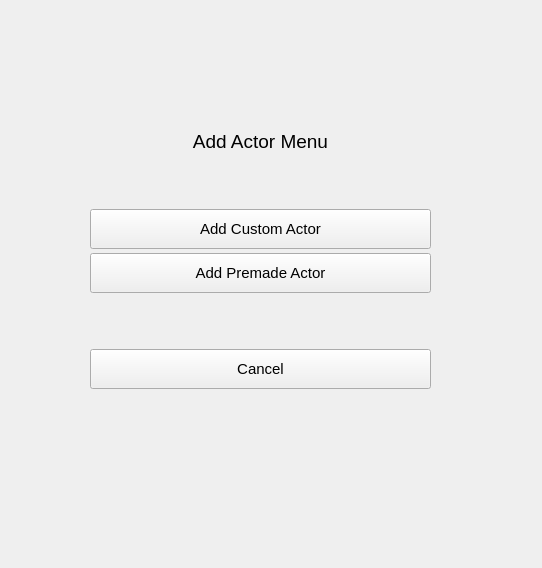
<?xml version="1.0" encoding="UTF-8"?>
<ui version="4.0">
 <class>AddActorForm</class>
 <widget class="QWidget" name="AddActorForm">
  <property name="geometry">
   <rect>
    <x>0</x>
    <y>0</y>
    <width>542</width>
    <height>568</height>
   </rect>
  </property>
  <property name="font">
   <font>
    <pointsize>11</pointsize>
   </font>
  </property>
  <property name="windowTitle">
   <string>Form</string>
  </property>
  <widget class="QStackedWidget" name="stackedWidget">
   <property name="geometry">
    <rect>
     <x>30</x>
     <y>30</y>
     <width>481</width>
     <height>511</height>
    </rect>
   </property>
   <property name="currentIndex">
    <number>0</number>
   </property>
   <widget class="QWidget" name="selectAddType_page">
    <widget class="QWidget" name="verticalLayoutWidget_2">
     <property name="geometry">
      <rect>
       <x>60</x>
       <y>90</y>
       <width>341</width>
       <height>281</height>
      </rect>
     </property>
     <layout class="QVBoxLayout" name="verticalLayout_2">
      <property name="spacing">
       <number>46</number>
      </property>
      <item>
       <widget class="QLabel" name="addActorMenu_label">
        <property name="sizePolicy">
         <sizepolicy hsizetype="Preferred" vsizetype="Fixed">
          <horstretch>0</horstretch>
          <verstretch>0</verstretch>
         </sizepolicy>
        </property>
        <property name="font">
         <font>
          <pointsize>14</pointsize>
         </font>
        </property>
        <property name="text">
         <string>Add Actor Menu</string>
        </property>
        <property name="alignment">
         <set>Qt::AlignCenter</set>
        </property>
       </widget>
      </item>
      <item>
       <layout class="QVBoxLayout" name="verticalLayout">
        <property name="spacing">
         <number>4</number>
        </property>
        <item>
         <widget class="QPushButton" name="addCustomActor_pushButton">
          <property name="minimumSize">
           <size>
            <width>0</width>
            <height>40</height>
           </size>
          </property>
          <property name="text">
           <string>Add Custom Actor</string>
          </property>
         </widget>
        </item>
        <item>
         <widget class="QPushButton" name="addPremadeActor_pushButton">
          <property name="minimumSize">
           <size>
            <width>0</width>
            <height>40</height>
           </size>
          </property>
          <property name="text">
           <string>Add Premade Actor</string>
          </property>
         </widget>
        </item>
       </layout>
      </item>
      <item>
       <widget class="QPushButton" name="cancelAddActorMenu_pushButton">
        <property name="minimumSize">
         <size>
          <width>0</width>
          <height>40</height>
         </size>
        </property>
        <property name="text">
         <string>Cancel</string>
        </property>
       </widget>
      </item>
     </layout>
    </widget>
   </widget>
   <widget class="QWidget" name="customAdd_page">
    <widget class="QWidget" name="verticalLayoutWidget">
     <property name="geometry">
      <rect>
       <x>30</x>
       <y>30</y>
       <width>421</width>
       <height>455</height>
      </rect>
     </property>
     <layout class="QVBoxLayout" name="verticalLayout_3">
      <property name="spacing">
       <number>10</number>
      </property>
      <item>
       <widget class="QLabel" name="addCustomTitle_label">
        <property name="font">
         <font>
          <pointsize>16</pointsize>
         </font>
        </property>
        <property name="text">
         <string>Add Custom Actor</string>
        </property>
        <property name="alignment">
         <set>Qt::AlignCenter</set>
        </property>
       </widget>
      </item>
      <item>
       <layout class="QFormLayout" name="formLayout_2">
        <property name="horizontalSpacing">
         <number>17</number>
        </property>
        <property name="verticalSpacing">
         <number>15</number>
        </property>
        <item row="0" column="0">
         <widget class="QLabel" name="name_addActor_label">
          <property name="text">
           <string>Name: </string>
          </property>
         </widget>
        </item>
        <item row="0" column="1">
         <widget class="QLineEdit" name="name_lineEdit">
          <property name="placeholderText">
           <string>Enter Actor Name...</string>
          </property>
          <property name="clearButtonEnabled">
           <bool>true</bool>
          </property>
         </widget>
        </item>
        <item row="1" column="0">
         <widget class="QLabel" name="maxHP_addActor_label">
          <property name="text">
           <string>Max HP:</string>
          </property>
         </widget>
        </item>
        <item row="1" column="1">
         <widget class="QSpinBox" name="maxHP_spinBox"/>
        </item>
        <item row="2" column="0">
         <widget class="QLabel" name="ac_addActor_label">
          <property name="text">
           <string>Armor Class:</string>
          </property>
         </widget>
        </item>
        <item row="2" column="1">
         <widget class="QSpinBox" name="ac_spinBox"/>
        </item>
        <item row="3" column="0">
         <widget class="QLabel" name="dc_addActor_label">
          <property name="text">
           <string>Spell Save DC: </string>
          </property>
         </widget>
        </item>
        <item row="3" column="1">
         <widget class="QSpinBox" name="dc_spinBox"/>
        </item>
        <item row="4" column="0">
         <widget class="QLabel" name="actorType_addActor_label">
          <property name="text">
           <string>Actor Type:</string>
          </property>
         </widget>
        </item>
        <item row="4" column="1">
         <widget class="QComboBox" name="selectActorType_comboBox">
          <item>
           <property name="text">
            <string>Party Member</string>
           </property>
          </item>
          <item>
           <property name="text">
            <string>Companion</string>
           </property>
          </item>
          <item>
           <property name="text">
            <string>Creature</string>
           </property>
          </item>
          <item>
           <property name="text">
            <string>Effect</string>
           </property>
          </item>
         </widget>
        </item>
        <item row="5" column="0">
         <widget class="QLabel" name="scenario_addActor_label">
          <property name="text">
           <string>Scenario:</string>
          </property>
         </widget>
        </item>
        <item row="5" column="1">
         <widget class="QComboBox" name="selectScenario_comboBox">
          <item>
           <property name="text">
            <string>Add Scenario</string>
           </property>
          </item>
         </widget>
        </item>
        <item row="6" column="0">
         <widget class="QLabel" name="notes_label">
          <property name="text">
           <string>Notes:</string>
          </property>
         </widget>
        </item>
        <item row="6" column="1">
         <widget class="QTextEdit" name="notes_textEdit">
          <property name="placeholderText">
           <string>Type Actor Notes...</string>
          </property>
         </widget>
        </item>
        <item row="7" column="0">
         <widget class="QLabel" name="init_label">
          <property name="text">
           <string>Initiative:</string>
          </property>
         </widget>
        </item>
        <item row="7" column="1">
         <widget class="QSpinBox" name="init_spinBox">
          <property name="minimum">
           <number>1</number>
          </property>
          <property name="maximum">
           <number>20</number>
          </property>
         </widget>
        </item>
       </layout>
      </item>
      <item>
       <spacer name="verticalSpacer_2">
        <property name="orientation">
         <enum>Qt::Vertical</enum>
        </property>
        <property name="sizeHint" stdset="0">
         <size>
          <width>20</width>
          <height>40</height>
         </size>
        </property>
       </spacer>
      </item>
      <item>
       <layout class="QHBoxLayout" name="horizontalLayout">
        <property name="leftMargin">
         <number>10</number>
        </property>
        <property name="rightMargin">
         <number>10</number>
        </property>
        <item>
         <widget class="QPushButton" name="ok_addActor_pushButton">
          <property name="minimumSize">
           <size>
            <width>0</width>
            <height>30</height>
           </size>
          </property>
          <property name="text">
           <string>Ok</string>
          </property>
         </widget>
        </item>
        <item>
         <spacer name="horizontalSpacer">
          <property name="orientation">
           <enum>Qt::Horizontal</enum>
          </property>
          <property name="sizeHint" stdset="0">
           <size>
            <width>40</width>
            <height>20</height>
           </size>
          </property>
         </spacer>
        </item>
        <item>
         <widget class="QPushButton" name="back_addActor_pushButton">
          <property name="minimumSize">
           <size>
            <width>0</width>
            <height>30</height>
           </size>
          </property>
          <property name="text">
           <string>Back</string>
          </property>
         </widget>
        </item>
       </layout>
      </item>
     </layout>
    </widget>
   </widget>
   <widget class="QWidget" name="premadeAdd_page">
    <widget class="QWidget" name="verticalLayoutWidget_3">
     <property name="geometry">
      <rect>
       <x>30</x>
       <y>20</y>
       <width>421</width>
       <height>449</height>
      </rect>
     </property>
     <layout class="QVBoxLayout" name="verticalLayout_4">
      <item>
       <widget class="QLabel" name="addPremadeTitle_label">
        <property name="sizePolicy">
         <sizepolicy hsizetype="Preferred" vsizetype="Fixed">
          <horstretch>0</horstretch>
          <verstretch>0</verstretch>
         </sizepolicy>
        </property>
        <property name="minimumSize">
         <size>
          <width>0</width>
          <height>36</height>
         </size>
        </property>
        <property name="baseSize">
         <size>
          <width>0</width>
          <height>17</height>
         </size>
        </property>
        <property name="font">
         <font>
          <pointsize>14</pointsize>
         </font>
        </property>
        <property name="text">
         <string>Add Premade Actor</string>
        </property>
        <property name="alignment">
         <set>Qt::AlignCenter</set>
        </property>
       </widget>
      </item>
      <item>
       <layout class="QFormLayout" name="formLayout">
        <property name="horizontalSpacing">
         <number>17</number>
        </property>
        <property name="verticalSpacing">
         <number>8</number>
        </property>
        <item row="0" column="0">
         <widget class="QLabel" name="scenario_premade_label">
          <property name="text">
           <string>Scenario:</string>
          </property>
          <property name="buddy">
           <cstring>scenario_premade_comboBox</cstring>
          </property>
         </widget>
        </item>
        <item row="0" column="1">
         <widget class="QComboBox" name="scenario_premade_comboBox"/>
        </item>
        <item row="1" column="0">
         <widget class="QLabel" name="name_premade_label">
          <property name="text">
           <string>Actor:</string>
          </property>
          <property name="buddy">
           <cstring>name_premade_comboBox</cstring>
          </property>
         </widget>
        </item>
        <item row="1" column="1">
         <widget class="QComboBox" name="name_premade_comboBox"/>
        </item>
        <item row="5" column="1">
         <widget class="QTextBrowser" name="notes_textBrowser">
          <property name="documentTitle">
           <string>Notes</string>
          </property>
         </widget>
        </item>
        <item row="5" column="0">
         <widget class="QLabel" name="notes_premade_label">
          <property name="text">
           <string>Notes:</string>
          </property>
          <property name="buddy">
           <cstring>notes_textBrowser</cstring>
          </property>
         </widget>
        </item>
        <item row="2" column="1">
         <widget class="QLineEdit" name="maxHP_premade_lineEdit">
          <property name="readOnly">
           <bool>true</bool>
          </property>
         </widget>
        </item>
        <item row="2" column="0">
         <widget class="QLabel" name="maxHP_premade_label">
          <property name="text">
           <string>Max HP:</string>
          </property>
          <property name="buddy">
           <cstring>maxHP_premade_lineEdit</cstring>
          </property>
         </widget>
        </item>
        <item row="3" column="0">
         <widget class="QLabel" name="ac_premade_label">
          <property name="text">
           <string>AC:</string>
          </property>
          <property name="buddy">
           <cstring>ac_premade_lineEdit</cstring>
          </property>
         </widget>
        </item>
        <item row="3" column="1">
         <widget class="QLineEdit" name="ac_premade_lineEdit">
          <property name="readOnly">
           <bool>true</bool>
          </property>
         </widget>
        </item>
        <item row="4" column="0">
         <widget class="QLabel" name="dc_premade_label">
          <property name="text">
           <string>DC:</string>
          </property>
          <property name="buddy">
           <cstring>dc_premade_lineEdit</cstring>
          </property>
         </widget>
        </item>
        <item row="4" column="1">
         <widget class="QLineEdit" name="dc_premade_lineEdit">
          <property name="readOnly">
           <bool>true</bool>
          </property>
         </widget>
        </item>
       </layout>
      </item>
      <item>
       <layout class="QGridLayout" name="gridLayout">
        <item row="1" column="0">
         <widget class="QSpinBox" name="init_premade_spinBox">
          <property name="minimum">
           <number>1</number>
          </property>
          <property name="maximum">
           <number>20</number>
          </property>
         </widget>
        </item>
        <item row="1" column="2">
         <widget class="QSpinBox" name="qty_premade_spinBox"/>
        </item>
        <item row="0" column="2">
         <widget class="QLabel" name="qty_premade_label">
          <property name="text">
           <string>Quantity:</string>
          </property>
          <property name="buddy">
           <cstring>qty_premade_spinBox</cstring>
          </property>
         </widget>
        </item>
        <item row="0" column="0">
         <widget class="QLabel" name="init_premade_label">
          <property name="text">
           <string>Initiative:</string>
          </property>
          <property name="buddy">
           <cstring>init_premade_spinBox</cstring>
          </property>
         </widget>
        </item>
        <item row="1" column="1">
         <spacer name="horizontalSpacer_3">
          <property name="orientation">
           <enum>Qt::Horizontal</enum>
          </property>
          <property name="sizeType">
           <enum>QSizePolicy::Fixed</enum>
          </property>
          <property name="sizeHint" stdset="0">
           <size>
            <width>100</width>
            <height>20</height>
           </size>
          </property>
         </spacer>
        </item>
       </layout>
      </item>
      <item>
       <spacer name="verticalSpacer">
        <property name="orientation">
         <enum>Qt::Vertical</enum>
        </property>
        <property name="sizeType">
         <enum>QSizePolicy::Fixed</enum>
        </property>
        <property name="sizeHint" stdset="0">
         <size>
          <width>20</width>
          <height>40</height>
         </size>
        </property>
       </spacer>
      </item>
      <item>
       <layout class="QHBoxLayout" name="horizontalLayout_2">
        <item>
         <widget class="QPushButton" name="ok_premade_pushButton">
          <property name="text">
           <string>Ok</string>
          </property>
         </widget>
        </item>
        <item>
         <spacer name="horizontalSpacer_2">
          <property name="orientation">
           <enum>Qt::Horizontal</enum>
          </property>
          <property name="sizeHint" stdset="0">
           <size>
            <width>40</width>
            <height>20</height>
           </size>
          </property>
         </spacer>
        </item>
        <item>
         <widget class="QPushButton" name="back_premade_pushButton">
          <property name="text">
           <string>Back</string>
          </property>
         </widget>
        </item>
       </layout>
      </item>
     </layout>
    </widget>
   </widget>
  </widget>
 </widget>
 <resources/>
 <connections/>
</ui>
